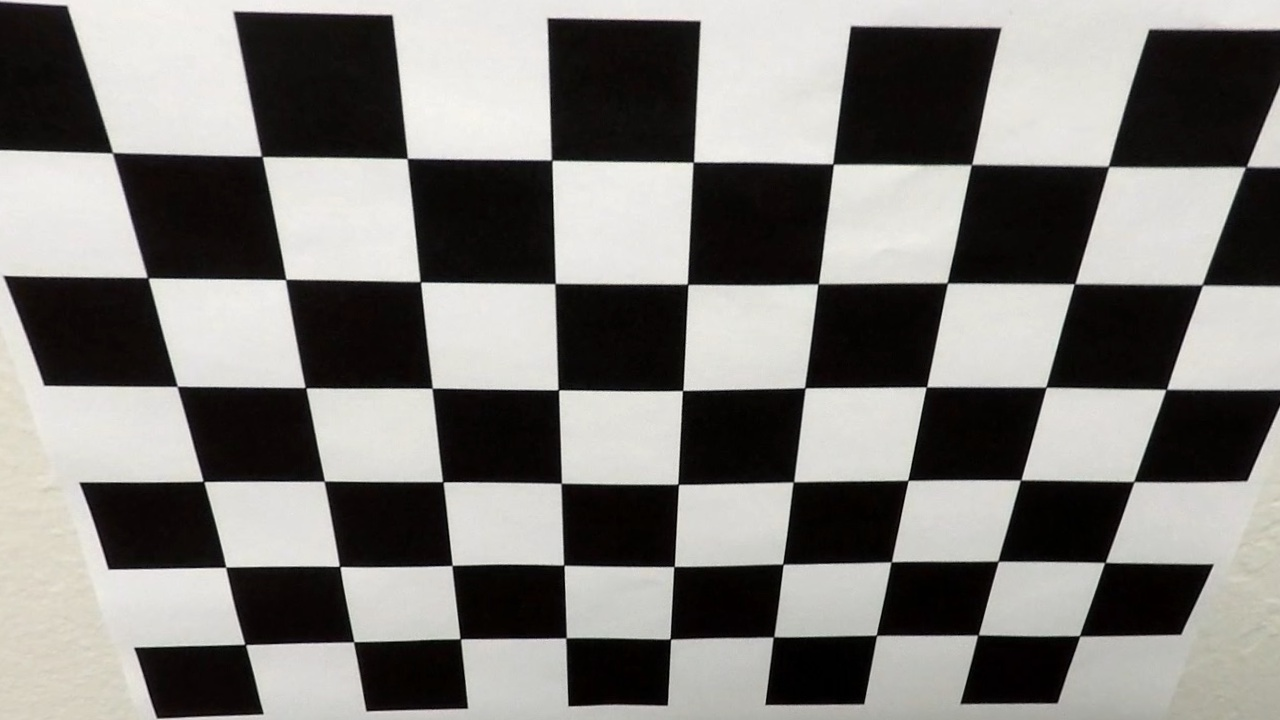
#> input picture test_undist.jpg, 1280 x 720 px; its folder holds only this picture in this run
$ python -i calibration.py   (imports and definitions only)
#> lines starting #> are read from the running program, lines starting #| are printed output that depends on the picture; after the words box and inside, x2 and y2 are one past the last pixel; in counts of white or black regions, pixels touching at a corner belong together
import numpy as np
import cv2
import glob


def getPointsInfo(img_files, patternSize=(8, 6)):
    # prepare object points, like (0,0,0), (1,0,0), (2,0,0) ....,(6,5,0)
#> called with img_files = '../test_undist.jpg', patternSize = (8, 6)
    objp = np.zeros((patternSize[0] * patternSize[1], 3), np.float32)
    objp[:, :2] = np.mgrid[0:patternSize[0], 0:patternSize[1]].T.reshape(-1, 2)

    # Arrays to store object points and image points from all the images.
    objpoints = []  # 3d points in real world space
    imgpoints = []  # 2d points in image plane.

    # Make a list of calibration images
    images = glob.glob(img_files)
    img_size = (0, 0)

    print("getPointsInfo patternSize: ", str(patternSize[0]), ",",  str(patternSize[1]))

    # Step through the list and search for chessboard corners
    for idx, fname in enumerate(images):
        img = cv2.imread(fname)
#> img is the input picture: shape (720, 1280, 3); mean B, G, R 121.2, 124.5, 126.4
        gray = cv2.cvtColor(img, cv2.COLOR_BGR2GRAY)
        img_size = gray.shape[::-1]
#> img_size = (1280, 720)

        print("Extract chessboard corners from", fname, " ", end="")

        # Find the chessboard corners
        ret, corners = cv2.findChessboardCorners(gray, patternSize, None)
#> ret = True; corners = 48 rows, first 8: [113, 154], [263.4, 157.4], [405.6, 159.5], [552.7, 161.6], [693.4, 162], [832.2, 163], [970, 166.4], [1109.5, 168.2]

        # If found, add object points, image points
        if ret is True:
            objpoints.append(objp)
            imgpoints.append(corners)

            # Draw and display the corners
            cv2.drawChessboardCorners(img, patternSize, corners, ret)
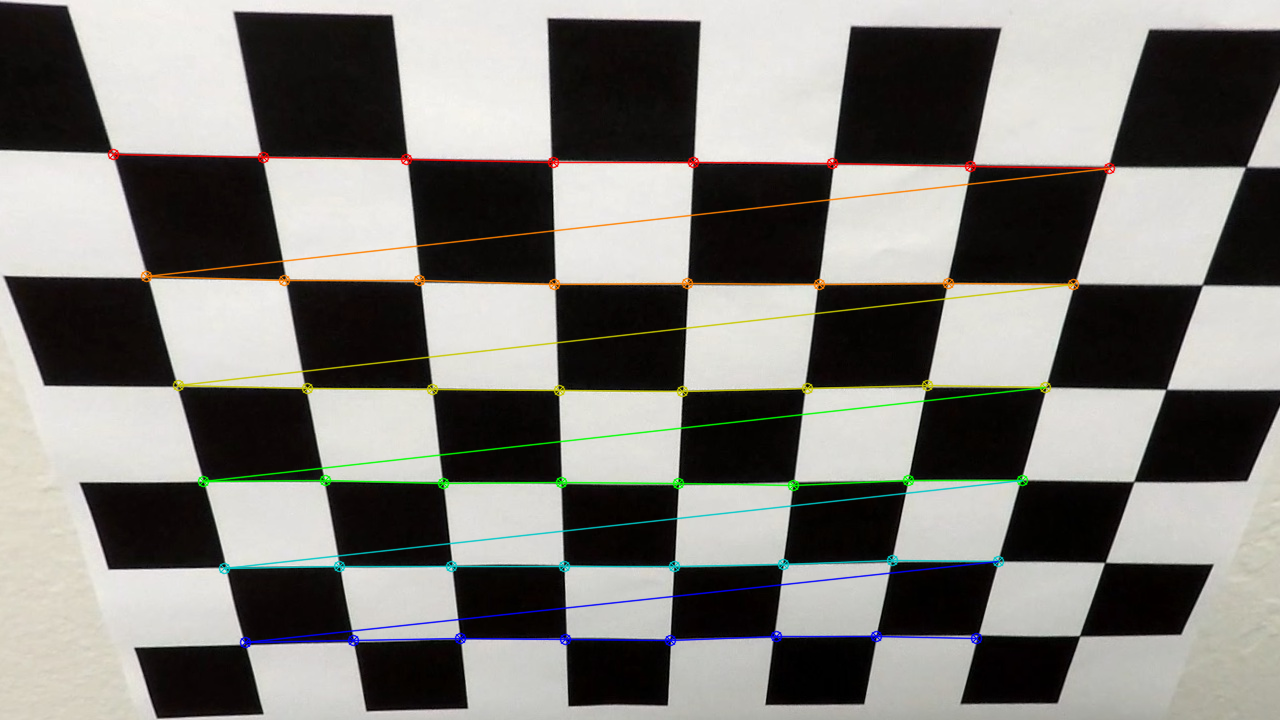
#> img: shape (720, 1280, 3); 3.46% of pixels changed, all inside (x1, y1, x2, y2) = (107, 148, 1116, 649)
            write_name = './output_images/image_output/chessboard_corners/' + fname.split('/')[-1].split('.')[0] + '.jpg'
            cv2.imwrite(write_name, img)
            print(": Corners found")
        else:
            print(": Corners not found")

    return objpoints, imgpoints, img_size


# performs the camera calibration, image distortion correction and
# returns the undistorted image
def cal_undistort(img, objpoints, imgpoints):
    # Use cv2.calibrateCamera() and cv2.undistort()
    gray = cv2.cvtColor(img, cv2.COLOR_BGR2GRAY)
    ret, mtx, dist, rvecs, tvecs = cv2.calibrateCamera(objpoints, imgpoints, gray.shape[::-1], None, None)
    undist = cv2.undistort(img, mtx, dist, None, mtx)
    return undist

>>> result = getPointsInfo('../test_undist.jpg')
